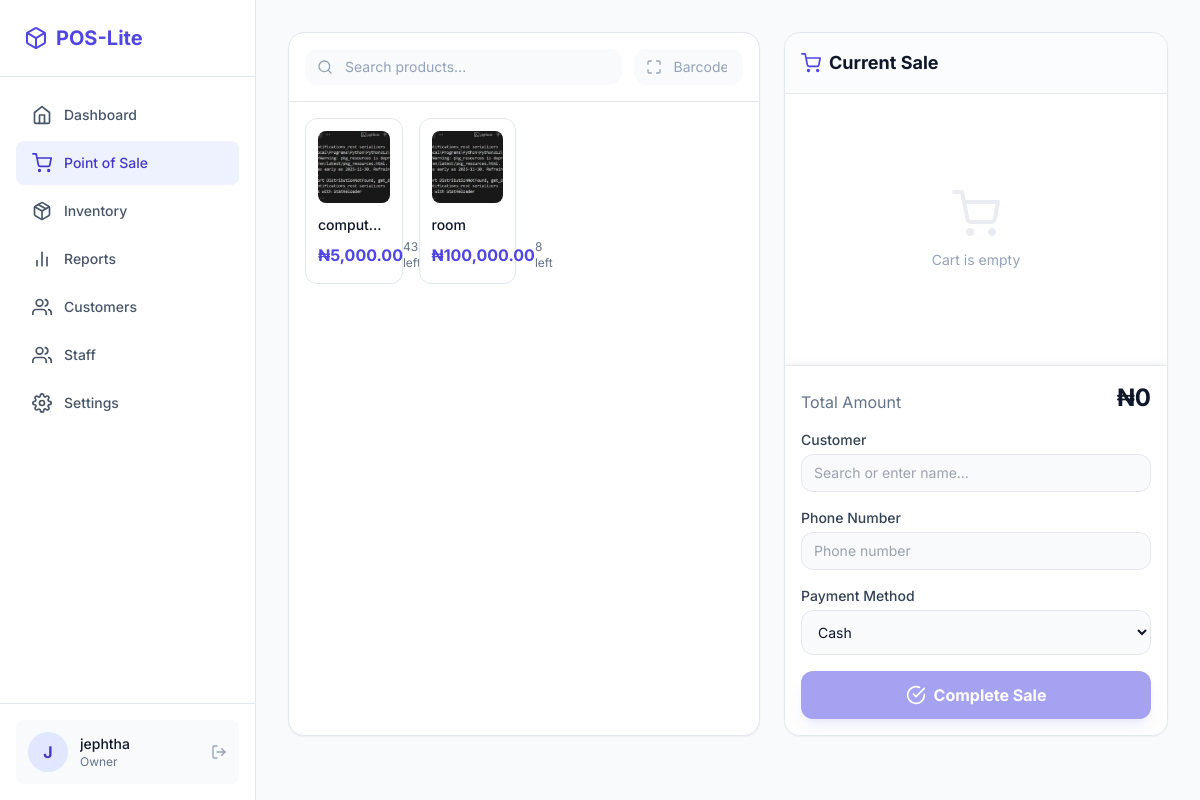
The app's page /store/pos/ (signed in), older data.
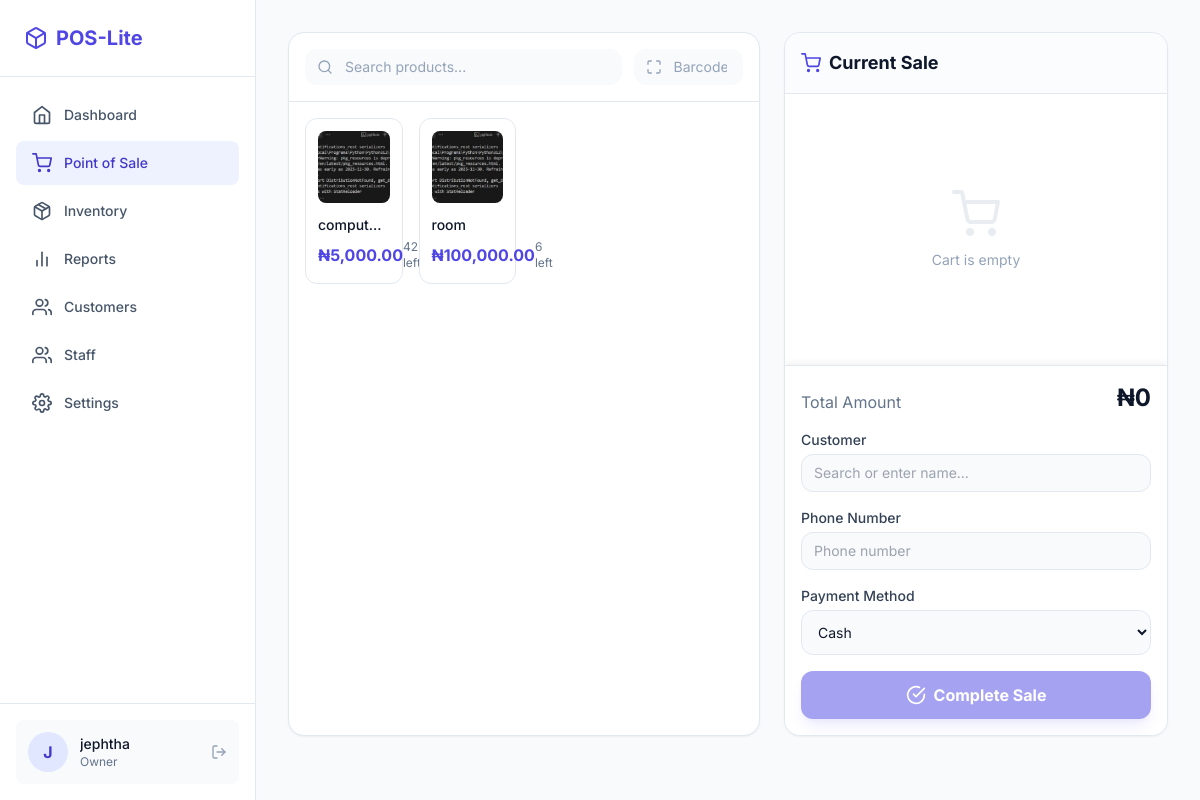
The same page, newer data.
### store/models.py (models this page shows, shortened)
class Product(models.Model):
    name = models.CharField(max_length=200)
    category = models.ForeignKey(Category, on_delete=models.SET_NULL, null=True, related_name='products')
    price = models.DecimalField(max_digits=10, decimal_places=2)
    cost_price = models.DecimalField(max_digits=10, decimal_places=2, default=0)
    stock_quantity = models.PositiveIntegerField(default=0)
    low_stock_threshold = models.PositiveIntegerField(default=5)
    barcode = models.CharField(max_length=100, blank=True, unique=True)
    image = models.ImageField(upload_to='products/', blank=True, null=True)
    created_at = models.DateTimeField(auto_now_add=True)
    updated_at = models.DateTimeField(auto_now=True)

### store/views.py (the view, shortened to what this page needs)
# urls.py: path('pos/', views.pos, name='pos'),
@login_required
def pos(request):
    cart = request.session.get('cart', {})
    products = Product.objects.all().order_by('name')
    cart_items = []
    total = 0
    context = {
        'products': products,
        'cart_items': cart_items,
        'cart_total': total,
        'sale_form': SaleForm(),
    }
    return render(request, 'store/pos.html', context)

### store/forms.py
class SaleForm(forms.ModelForm):
    class Meta:
        model = Sale
        fields = ['customer', 'payment_method']
        widgets = {
            'customer': forms.Select(attrs={'class': 'form-control'}),
            'payment_method': forms.Select(attrs={'class': 'form-control'}),
        }

### core/context_processors.py (called while the page is built, shortened)
def subscription_context(request):
    if not request.user.is_authenticated:
        return {}
    user = request.user
    context = {
        'subscription_status': user.subscription_status,
        'is_trial': user.subscription_status == User.SubscriptionStatus.TRIAL,
        'is_active': user.subscription_status == User.SubscriptionStatus.ACTIVE,
        'is_expired': user.subscription_status == User.SubscriptionStatus.EXPIRED,
        'days_left': getattr(request, 'days_left', 0),
        'subscription_reminder': None,
        'subscription_reminder_color': 'green', # green, yellow, red
    }
    return context

### templates/store/pos.html (shortened to what the changed rows need)
{% extends 'layouts/app.html' %}
{% load humanize %}
{% block content %}
<div class="flex flex-col lg:flex-row gap-6 h-[calc(100vh-8rem)] lg:h-[calc(100vh-6rem)]">
  <div class="flex-1 flex flex-col min-h-0 bg-white dark:bg-slate-900 rounded-2xl border border-slate-200 dark:border-slate-800 shadow-sm overflow-hidden">
    <div id="product-list" class="flex-1 overflow-y-auto p-4 grid grid-cols-2 md:grid-cols-3 lg:grid-cols-4 gap-4 content-start">
      {% for p in products %}
      <div class="product-card group relative bg-white dark:bg-slate-800 border border-slate-200 dark:border-slate-700 rounded-xl p-3 hover:border-primary-500 dark:hover:border-primary-500 transition-all cursor-pointer" data-name="{{ p.name|lower }}" data-barcode="{{ p.barcode|lower }}">
        <div class="aspect-square rounded-lg bg-slate-100 dark:bg-slate-700 mb-3 flex items-center justify-center overflow-hidden">
          {% if p.image %}
          <img src="{{ p.image.url }}" alt="{{ p.name }}" class="w-full h-full object-cover"/>
          {% else %}
          <i data-feather="package" class="w-8 h-8 text-slate-400"></i>
          {% endif %}
        </div>
        <h3 class="font-medium text-sm text-slate-900 dark:text-white truncate">{{ p.name }}</h3>
        <div class="flex items-center justify-between mt-1">
          <span class="font-bold text-primary-600 dark:text-primary-400">₦{{ p.price|intcomma }}</span>
          <span class="text-xs text-slate-500">{{ p.stock_quantity }} left</span>
        </div>
      </div>
      {% empty %}
      <div class="col-span-full flex flex-col items-center justify-center py-12 text-slate-400">
        <i data-feather="package" class="w-12 h-12 mb-3 opacity-50"></i>
        <p>No products found</p>
      </div>
      {% endfor %}
    </div>
  </div>
  <div class="w-full lg:w-96 flex flex-col bg-white dark:bg-slate-900 rounded-2xl border border-slate-200 dark:border-slate-800 shadow-sm overflow-hidden h-1/2 lg:h-auto">
    <div class="p-4 border-b border-slate-200 dark:border-slate-800 bg-slate-50/50 dark:bg-slate-800/50">
      <h2 class="font-bold text-lg flex items-center gap-2">
        <i data-feather="shopping-cart" class="w-5 h-5 text-primary-600"></i>
        Current Sale
      </h2>
    </div>
  </div>
</div>
{% endblock %}

Row changes from the older to the newer data that the page shows:
changed Product "compute…": stock_quantity "43" → "42"
changed Product "room": stock_quantity "8" → "6"
